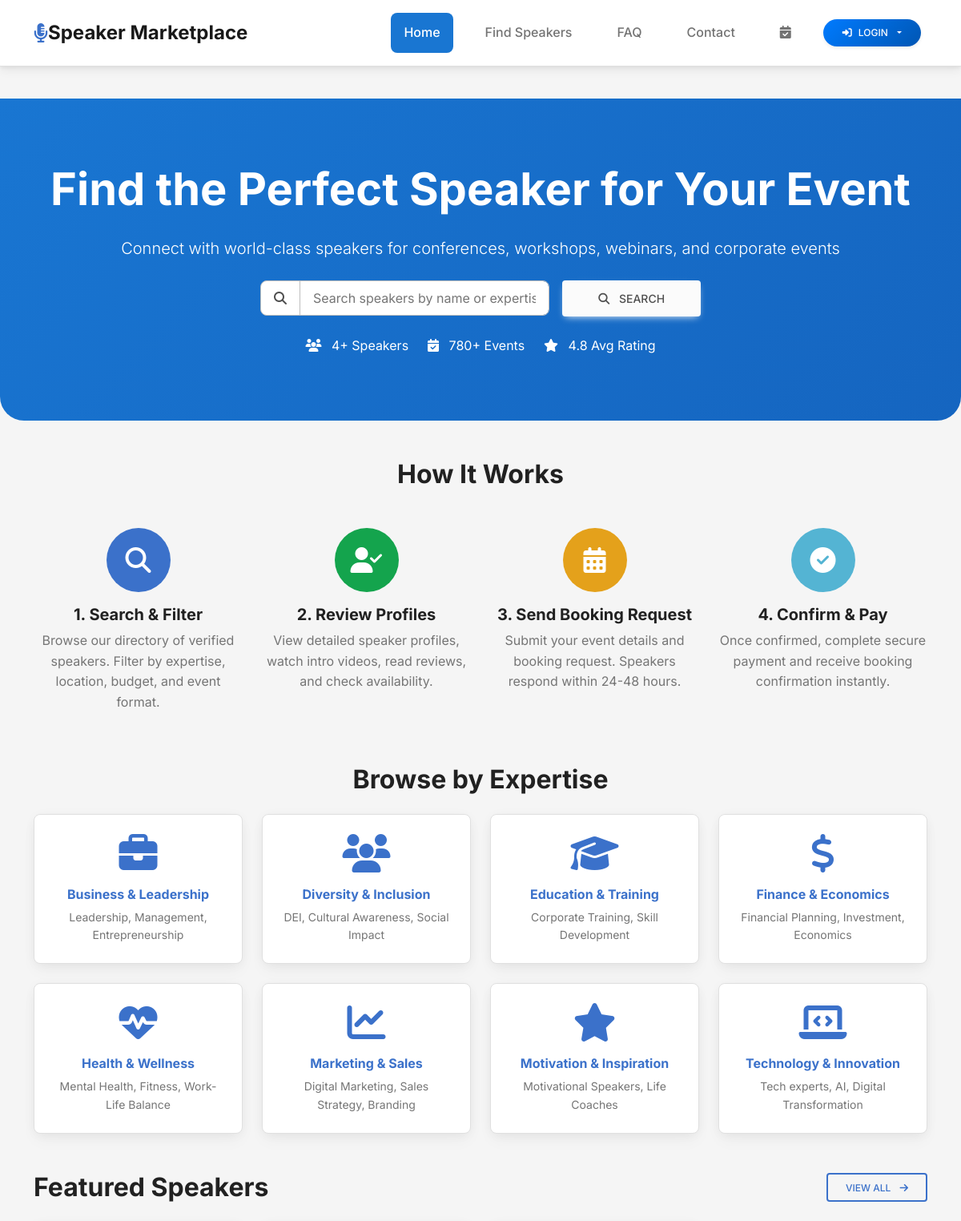
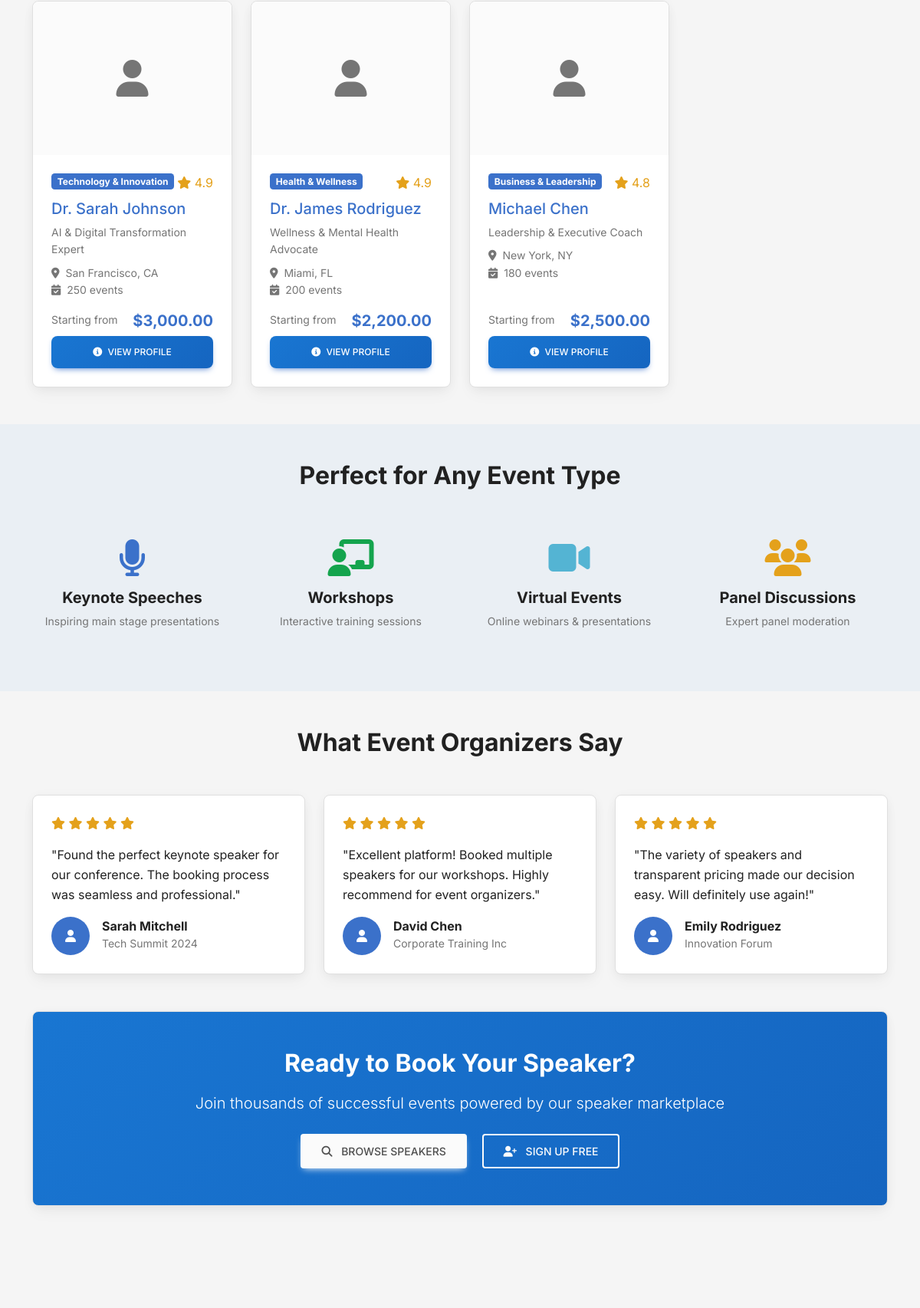
The page / (upper part) on the database its author committed (2 pictures, top to bottom).
### tables this page shows
CREATE TABLE categories (
    id INT PRIMARY KEY AUTO_INCREMENT,
    name VARCHAR(100) NOT NULL,
    slug VARCHAR(100) UNIQUE NOT NULL,
    description TEXT,
    icon VARCHAR(50),
    status ENUM('active', 'inactive') DEFAULT 'active',
    created_at TIMESTAMP DEFAULT CURRENT_TIMESTAMP
);

CREATE TABLE speakers (
    id INT PRIMARY KEY AUTO_INCREMENT,
    name VARCHAR(255) NOT NULL,
    slug VARCHAR(255) UNIQUE NOT NULL,
    title VARCHAR(255),
    bio TEXT,
    expertise TEXT,
    category_id INT,
    hourly_rate DECIMAL(10, 2),
    keynote_rate DECIMAL(10, 2),
    workshop_rate DECIMAL(10, 2),
    panel_rate DECIMAL(10, 2),
    virtual_rate DECIMAL(10, 2),
    location VARCHAR(255),
    languages VARCHAR(255),
    years_experience INT,
    total_events INT DEFAULT 0,
    rating DECIMAL(3, 2) DEFAULT 0,
    total_reviews INT DEFAULT 0,
    availability_status ENUM('available', 'busy', 'unavailable') DEFAULT 'available',
    video_intro_url VARCHAR(255),
    linkedin_url VARCHAR(255),
    twitter_url VARCHAR(255),
    website_url VARCHAR(255),
    status ENUM('active', 'inactive', 'pending') DEFAULT 'pending',
    views INT DEFAULT 0,
    bookings INT DEFAULT 0,
    featured BOOLEAN DEFAULT FALSE,
    created_at TIMESTAMP DEFAULT CURRENT_TIMESTAMP,
    updated_at TIMESTAMP DEFAULT CURRENT_TIMESTAMP ON UPDATE CURRENT_TIMESTAMP,
    FOREIGN KEY (category_id) REFERENCES categories(id) ON DELETE SET NULL
);

CREATE TABLE settings (
    id INT PRIMARY KEY AUTO_INCREMENT,
    setting_key VARCHAR(100) UNIQUE NOT NULL,
    setting_value TEXT,
    updated_at TIMESTAMP DEFAULT CURRENT_TIMESTAMP ON UPDATE CURRENT_TIMESTAMP
);

### index.php (the view, shortened to what the rows shown need)
<?php
require_once 'includes/header.php';
$featuredSpeakers = fetchAll("SELECT s.*, c.name as category_name,
                               (SELECT image_path FROM speaker_photos WHERE speaker_id = s.id ORDER BY display_order LIMIT 1) as image
                               FROM speakers s
                               LEFT JOIN categories c ON s.category_id = c.id
                               WHERE s.status = 'active' AND s.featured = TRUE
                               ORDER BY s.rating DESC, s.total_events DESC
                               LIMIT 8");
$categories = fetchAll("SELECT * FROM categories WHERE status = 'active' ORDER BY name");
?>
<div class="main-content">
    <section class="hero-section fade-in">
        <div class="container">
            <h1 class="display-4 fw-bold mb-4">Find the Perfect Speaker for Your Event</h1>
        </div>
    </section>
    <section class="container my-5">
        <h2 class="text-center fw-bold mb-5">How It Works</h2>
    </section>
    <section class="container my-5">
        <h2 class="text-center fw-bold mb-4">Browse by Expertise</h2>
        <div class="row g-4">
            <?php foreach ($categories as $category): ?>
                <div class="col-6 col-md-3">
                    <a href="<?php echo SITE_URL; ?>/speakers.php?category=<?php echo $category['slug']; ?>"
                       class="text-decoration-none">
                        <div class="card text-center p-4 h-100 product-card">
                            <div class="mb-3">
                                <i class="fas <?php echo $category['icon'] ?? 'fa-microphone-alt'; ?> fa-3x text-primary"></i>
                            </div>
                            <h6 class="fw-bold"><?php echo htmlspecialchars($category['name']); ?></h6>
                            <p class="text-muted small mb-0"><?php echo htmlspecialchars($category['description']); ?></p>
                        </div>
                    </a>
                </div>
            <?php endforeach; ?>
        </div>
    </section>
    <section class="container my-5">
        <div class="d-flex justify-content-between align-items-center mb-4">
            <h2 class="fw-bold mb-0">Featured Speakers</h2>
        </div>
        <div class="row g-4">
            <?php foreach ($featuredSpeakers as $speaker): ?>
                <div class="col-12 col-sm-6 col-md-4 col-lg-3">
                    <div class="card product-card h-100">
                        <a href="<?php echo SITE_URL; ?>/speaker.php?slug=<?php echo $speaker['slug']; ?>">
                            <?php if ($speaker['image']): ?>
                                <img src="<?php echo SITE_URL; ?>/uploads/speakers/<?php echo $speaker['image']; ?>"
                                     class="product-image"
                                     alt="<?php echo htmlspecialchars($speaker['name']); ?>">
                            <?php else: ?>
                                <div class="product-image d-flex align-items-center justify-content-center bg-light">
                                    <i class="fas fa-user fa-3x text-muted"></i>
                                </div>
                            <?php endif; ?>
                        </a>
                        <div class="card-body d-flex flex-column">
                            <div class="d-flex justify-content-between align-items-start mb-2">
                                <span class="badge bg-primary"><?php echo htmlspecialchars($speaker['category_name'] ?? 'Speaker'); ?></span>
                                <div class="text-warning">
                                    <i class="fas fa-star"></i> <?php echo number_format($speaker['rating'], 1); ?>
                                </div>
                            </div>
                            <h5 class="card-title mb-2">
                                <a href="<?php echo SITE_URL; ?>/speaker.php?slug=<?php echo $speaker['slug']; ?>"
                                   class="text-decoration-none">
                                    <?php echo htmlspecialchars($speaker['name']); ?>
                                </a>
                            </h5>
                            <p class="text-muted small mb-2"><?php echo htmlspecialchars($speaker['title']); ?></p>
                            <p class="card-text text-muted small mb-3 flex-grow-1">
                                <i class="fas fa-map-marker-alt me-1"></i> <?php echo htmlspecialchars($speaker['location']); ?><br>
                                <i class="fas fa-calendar-check me-1"></i> <?php echo $speaker['total_events']; ?> events
                            </p>
                            <div class="mt-auto">
                                <div class="d-flex justify-content-between align-items-center mb-2">
                                    <small class="text-muted">Starting from</small>
                                    <h5 class="text-primary mb-0 fw-bold">
                                        <?php echo formatPrice($speaker['virtual_rate'] ?? $speaker['keynote_rate']); ?>
                                    </h5>
                                </div>
                                <a href="<?php echo SITE_URL; ?>/speaker.php?slug=<?php echo $speaker['slug']; ?>"
                                   class="btn btn-primary btn-sm w-100">
                                    <i class="fas fa-info-circle me-1"></i> View Profile
                                </a>
                            </div>
                        </div>
                    </div>
                </div>
            <?php endforeach; ?>
        </div>
    </section>
    <section class="py-5" style="background-color: rgba(25, 118, 210, 0.05);">
        <div class="container">
            <h2 class="text-center fw-bold mb-5">Perfect for Any Event Type</h2>
        </div>
    </section>
    <section class="container my-5">
        <h2 class="text-center fw-bold mb-5">What Event Organizers Say</h2>
    </section>
    <section class="container my-5 text-center">
        <div class="card p-5" style="background: linear-gradient(135deg, var(--primary-color), #1565c0); color: white;">
            <h2 class="fw-bold mb-3">Ready to Book Your Speaker?</h2>
        </div>
    </section>
</div>
<?php require_once 'includes/footer.php'; ?>

### rows shown on the page
categories: name "Business & Leadership", description "Leadership, Management, Entrepreneurship"
categories: name "Diversity & Inclusion", description "DEI, Cultural Awareness, Social Impact"
categories: name "Education & Training", description "Corporate Training, Skill Development"
categories: name "Finance & Economics", description "Financial Planning, Investment, Economics"
categories: name "Health & Wellness", description "Mental Health, Fitness, Work-Life Balance"
categories: name "Marketing & Sales", description "Digital Marketing, Sales Strategy, Branding"
categories: name "Motivation & Inspiration", description "Motivational Speakers, Life Coaches"
categories: name "Technology & Innovation", description "Tech experts, AI, Digital Transformation"
speakers: category.name "Technology & Innovation", rating "4.9", name "Dr. Sarah Johnson", title "AI & Digital Transformation Expert", location "San Francisco, CA", total_events "250", virtual_rate.setting_value "$3,000.00"
speakers: category.name "Health & Wellness", rating "4.9", name "Dr. James Rodriguez", title "Wellness & Mental Health Advocate", location "Miami, FL", total_events "200", virtual_rate.setting_value "$2,200.00"
speakers: category.name "Business & Leadership", rating "4.8", name "Michael Chen", title "Leadership & Executive Coach", location "New York, NY", total_events "180", virtual_rate.setting_value "$2,500.00"

### other values the page prints
$totalSpeakers "4"
$totalEvents "780"
$avgRating "4.8"
$testimonial['comment'] "Found the perfect keynote speaker for our conference. The booking process was seamless and professional."
$testimonial['name'] "Sarah Mitchell"
$testimonial['organization'] "Tech Summit 2024"
$testimonial['comment'] "Excellent platform! Booked multiple speakers for our workshops. Highly recommend for event organizers."
$testimonial['name'] "David Chen"
$testimonial['organization'] "Corporate Training Inc"
$testimonial['comment'] "The variety of speakers and transparent pricing made our decision easy. Will definitely use again!"
$testimonial['name'] "Emily Rodriguez"
$testimonial['organization'] "Innovation Forum"
